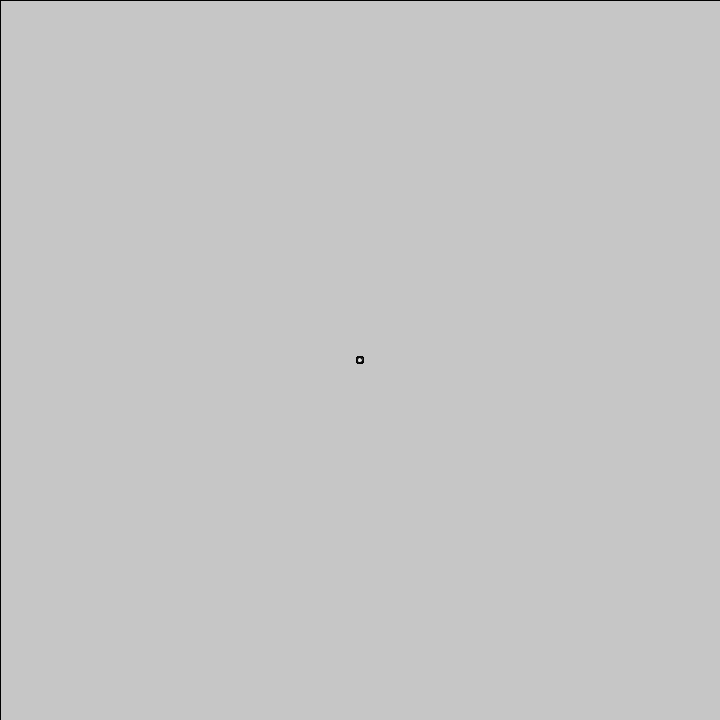
Frame 1 (no input)
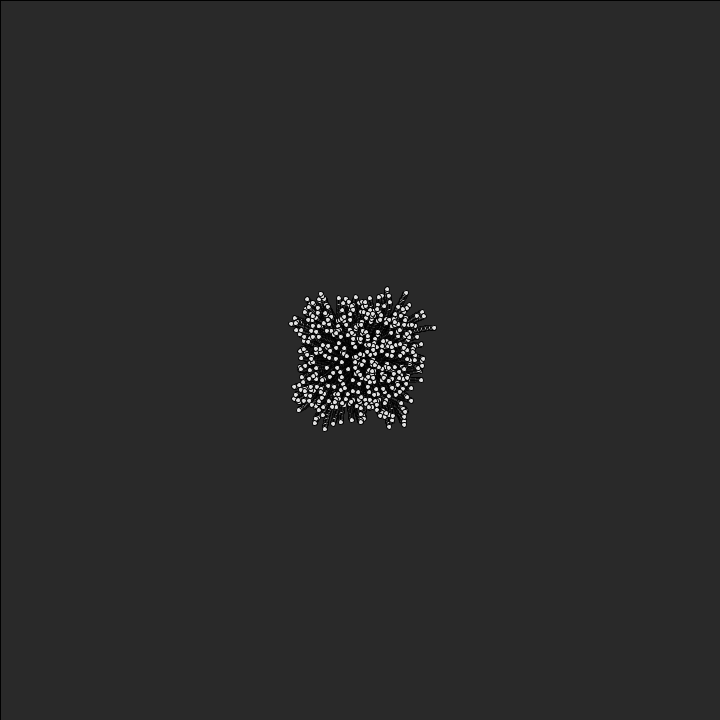
Frame 60 (the mouse pressed at the canvas centre just before this capture)
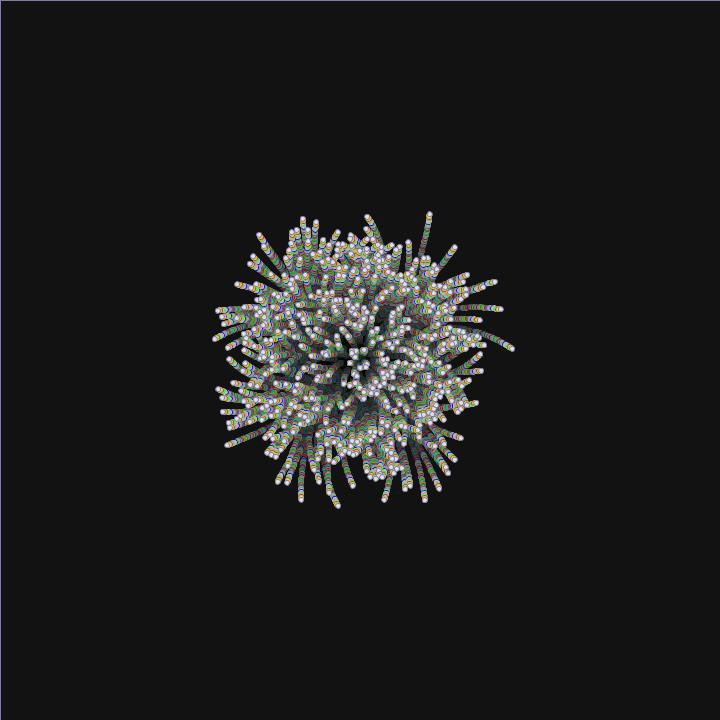
Frame 120 (the mouse held since frame 60 and released just before this capture)

The Processing sketch that drew these frames (run headless with seeded random() and noise(); from frame 60 on, the mouse is pressed at the canvas centre):

// Processing sketch: processing_153829
// ── processing_153829.pde

// DEFINIZIONE DELLA  CLASSE Agente
 
class Agente
{
  PVector posizione;
  PVector spostamento;
  float sterzata; 
 
  Agente (PVector partenza) {
    posizione = partenza.get();
    spostamento = new PVector( random(-1,1), random(-1,1) );
    sterzata = random(-0.015, 0.015); 
  }
 
  void update() {
    spostamento.rotate(sterzata); 
    posizione.add(spostamento);
    if (posizione.dist(centro) > 300) { 
    spostamento.rotate(PI); 
    }
  }
 
  void display() {
    ellipse(posizione.x, posizione.y, 5, 5);
  }
}
 
// USO DELLA CLASSE Agente
 
Agente[] agenti = new Agente[500];
PVector centro;
 
void setup()
{
  size(720, 720);
  centro = new PVector(width/2, height/2);
   
  for (int i=0;  i<agenti.length;  i++) {
    agenti[i] = new Agente( centro );
  }
}
 
void draw()
{
  if(mousePressed) {
stroke (random(20,255),random(20,255),random(20,255));
  }
  fill(0, 7);                             // colore di riempimento grigio chiaro e con un valore di opacità molto basso fino a diventare nero
  rect(0, 0, width, height);                // copri l'intera area di visualizzazione con il grigio chiaro semitrasparente
fill(225);                                    //colore interno delle palline in questo caso bianco
  for (Agente a : agenti) {
    a.update();
    a.display();
  }
}
 
